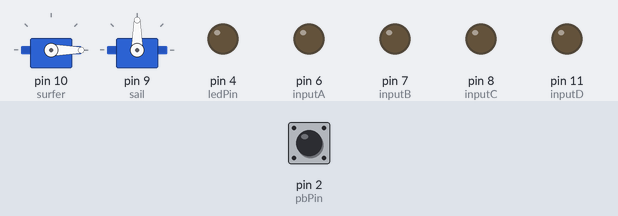
A sketch run on a simulated Arduino Uno, built with avr-gcc and run on an emulated ATmega328P. On the bench: 2 × servo, output pins drawn as LEDs (lit = HIGH). Inputs (shaded band) come from the test bench; at power-on: pin 2 (pbPin) HIGH. What the sketch prints to the serial monitor is not drawn.

Above: at 1.2 s.
1.3 s: pin 2 (pbPin) pulled LOW for 0.15 s
At 2.5 s:
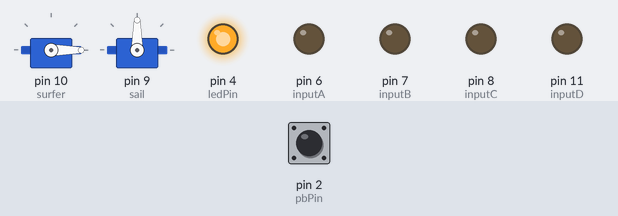
2.9 s: pin 2 (pbPin) pulled LOW for 1 s
At 3.7 s:
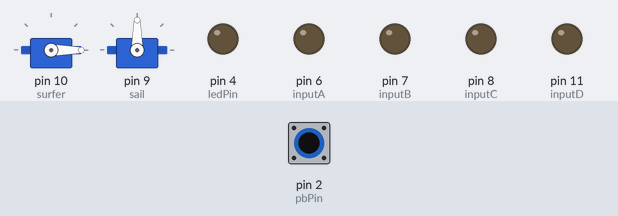
5.4 s: pin 2 (pbPin) pulled LOW for 3.2 s
At 6.8 s:
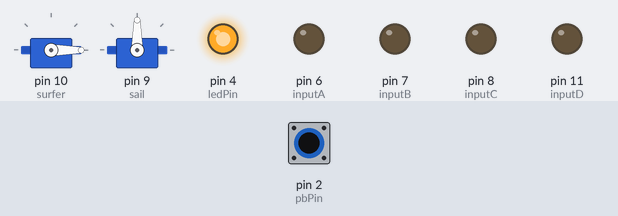
Timing chart, 0 to 8.4 s (numbered marks = the images above; inputs shaded):
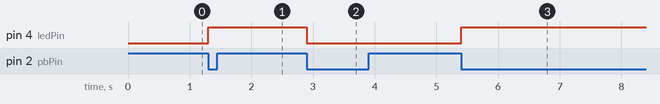

The sketch:

dummy.ino
```cpp
#include <Wire.h>

// C++ code
//


#include <Servo.h>
#include <stdio.h>
#include <math.h>
//#include "fix_fft.h"
#include <pt.h>

#define SAMPLES 128
static struct pt detect_tempo;
static struct pt audio_out;

char inputTest[SAMPLES];

const int sampleWindow = 250; // Sample window width in mS (250 mS = 4Hz)
unsigned int knock;
int ledPin = 4;
int pbPin = 2;
volatile byte failSafe = LOW;

float fftMax;

char im[SAMPLES];
char data[SAMPLES];
int barht[SAMPLES];

// Timing variables
int startTime;
int duration;
boolean isTimerStarted;
int tempoBPS;


boolean playAudio;

/*
* This part is for seven segment diplay
* The potentiometer to controloctave is connected to A1.
* Seven segment display has four inputs with pin 6, 7, 8, and 11.
* The octave scalar value is changed to choose the desired octave.
*/
int Capteur = A1;
int valeurLue;
float tension;
int inputA=6;
int inputB=7;
int inputC=8;
int inputD=11;
float octaveScalar = 1.0;


#define TempoCal 512
#define TempoPotMax 1023
#define PwmMax 255

#define speakerPIN 5


//#define rest 0

#define surferAnglePerPitch (high_C))

#define Octave 6

#define tempoPot A2


//Music Notes based on Octave--
#define C 16.3516*pow(2,Octave)
#define D 18.35405*pow(2,Octave)
#define E 20.60172*pow(2,Octave)
#define F 21.82676*pow(2,Octave)
#define G 24.49971*pow(2,Octave)
#define A 27.5*pow(2,Octave)
#define B 30.86771*pow(2,Octave)
#define high_C 32.70320*pow(2,Octave)
#define rest 0


const float bps = 5;
int songLength = 54;
float notes[] = {C, rest, C, rest, C, rest, D, rest, E, rest, E, rest, D, rest, E, rest, F, rest, G, rest, high_C, rest, high_C, rest, high_C, rest, G, rest, G, rest, G, rest, E, rest, E, rest, E, rest, C, rest, C, rest, C, rest, G, rest, F, rest, E, rest, D, rest, C, rest};
float beats[] = {2,1,2,1,2,1,1,1,2,1,2,1,1,1,2,1,1,1,6,1,1,1,1,1,1,1,1,1,1,1,1,1,1,1,1,1,1,1,1,1,1,1,1,1,2,1,1,1,2,1,1,1,5,1};
float durations[54];

Servo surfer;
Servo sail;

void setup()
{

  surfer.attach(10);
  surfer.write(0);
  sail.attach(9);
  sail.write(90);
  Serial.begin(9600);
  PT_INIT(&detect_tempo);
  pinMode(ledPin, OUTPUT);
  pinMode(pbPin, INPUT_PULLUP);
  attachInterrupt(digitalPinToInterrupt(pbPin), toggle_failsafe, FALLING);

/* This setup is for UI seven segment display.
*  Pins are set up here.
*/
  pinMode(inputA,OUTPUT);
  pinMode(inputB,OUTPUT);
  pinMode(inputC,OUTPUT);
  pinMode(inputD,OUTPUT);

  //creates duration array for notes to be played
//  for (int noteNum = 0; noteNum < songLength; noteNum++) {
//    durations[noteNum] = (beats[noteNum] / bps) * 1000;
//  }
}

void toggle_failsafe() {
  failSafe = !failSafe;
  digitalWrite(ledPin, failSafe);
  playAudio = failSafe;
  delay(1000);
}

static int play_audio(struct pt* pt) {
  PT_BEGIN(pt);
  while (true) {
    for (int n = 0; n < songLength; n++)
    {
        if (notes[n] != rest){
          surfer.write(220 * (notes[n] / surferAnglePerPitch);
        }
        tempoBPS = ((float) analogRead(tempoPot) / 1024.0) * 25;
        int currDuration = ((float) beats[n] / (float) tempoBPS) * 1000.0;
        tone(speakerPIN, notes[n], currDuration);
        delay(currDuration);
    }
    int timer = millis();
    PT_WAIT_UNTIL(pt, millis() - timer > 2000);
  }
  PT_END(pt);
}

static float change_seven_segment_display(float octaveScalar) {
    valeurLue = analogRead(Capteur);
    tension = map(valeurLue,0,1023,0,50);
    //Serial.println(tension);

    if (tension >=0 && tension < 5) { //Number 0
      digitalWrite(inputA,LOW);
      digitalWrite(inputB,LOW);
      digitalWrite(inputC,LOW);
      digitalWrite(inputD,LOW);
      return 0.0625;

    }
    if (tension >=5 && tension < 10) { //Number 1
      digitalWrite(inputA,HIGH);
      digitalWrite(inputB,LOW);
      digitalWrite(inputC,LOW);
      digitalWrite(inputD,LOW);
      return 0.125;

    }
    if (tension >=10 && tension < 15) { //Number 2
      digitalWrite(inputA,LOW);
      digitalWrite(inputB,HIGH);
      digitalWrite(inputC,LOW);
      digitalWrite(inputD,LOW);
      return 0.25;
    }
    if (tension >=15 && tension < 20) { //Number 3
      digitalWrite(inputA,HIGH);
      digitalWrite(inputB,HIGH);
      digitalWrite(inputC,LOW);
      digitalWrite(inputD,LOW);
      return 0.3;

    }
    if (tension >=20 && tension < 25) { //Number 4
      digitalWrite(inputA,LOW);
      digitalWrite(inputB,LOW);
      digitalWrite(inputC,HIGH);
      digitalWrite(inputD,LOW);
      return 0.5;

    }
    if (tension >=30 && tension < 35) { //Number 5
      digitalWrite(inputA,HIGH);
      digitalWrite(inputB,LOW);
      digitalWrite(inputC,HIGH);
      digitalWrite(inputD,LOW);
      return 1;
    }
    if (tension >=35 && tension < 40) {//Number 6
      digitalWrite(inputA,LOW);
      digitalWrite(inputB,HIGH);
      digitalWrite(inputC,HIGH);
      digitalWrite(inputD,LOW);
      return 1.5;
    }
    if (tension >=40 && tension < 45) {//Number 7
      digitalWrite(inputA,HIGH);
      digitalWrite(inputB,HIGH);
      digitalWrite(inputC,HIGH);
      digitalWrite(inputD,LOW);
      return 2;
    }
    if (tension >=45 && tension < 48) {//Number 8
      digitalWrite(inputA,LOW);
      digitalWrite(inputB,LOW);
      digitalWrite(inputC,LOW);
      digitalWrite(inputD,HIGH);
      return 2.5;
    }

    if (tension >= 48) {                //Number 9
      digitalWrite(inputA,HIGH);
      digitalWrite(inputB,LOW);
      digitalWrite(inputC,LOW);
      digitalWrite(inputD,HIGH);
      return 3;
    }
}

void loop()
{
  Serial.println(failSafe);
}
```

Measured:
- after the input at 1.3 s, pin 4 (ledPin): LOW → HIGH at once
- after the input at 2.9 s, pin 4 (ledPin): HIGH → LOW at once
- after the input at 5.4 s, pin 4 (ledPin): LOW → HIGH at once
